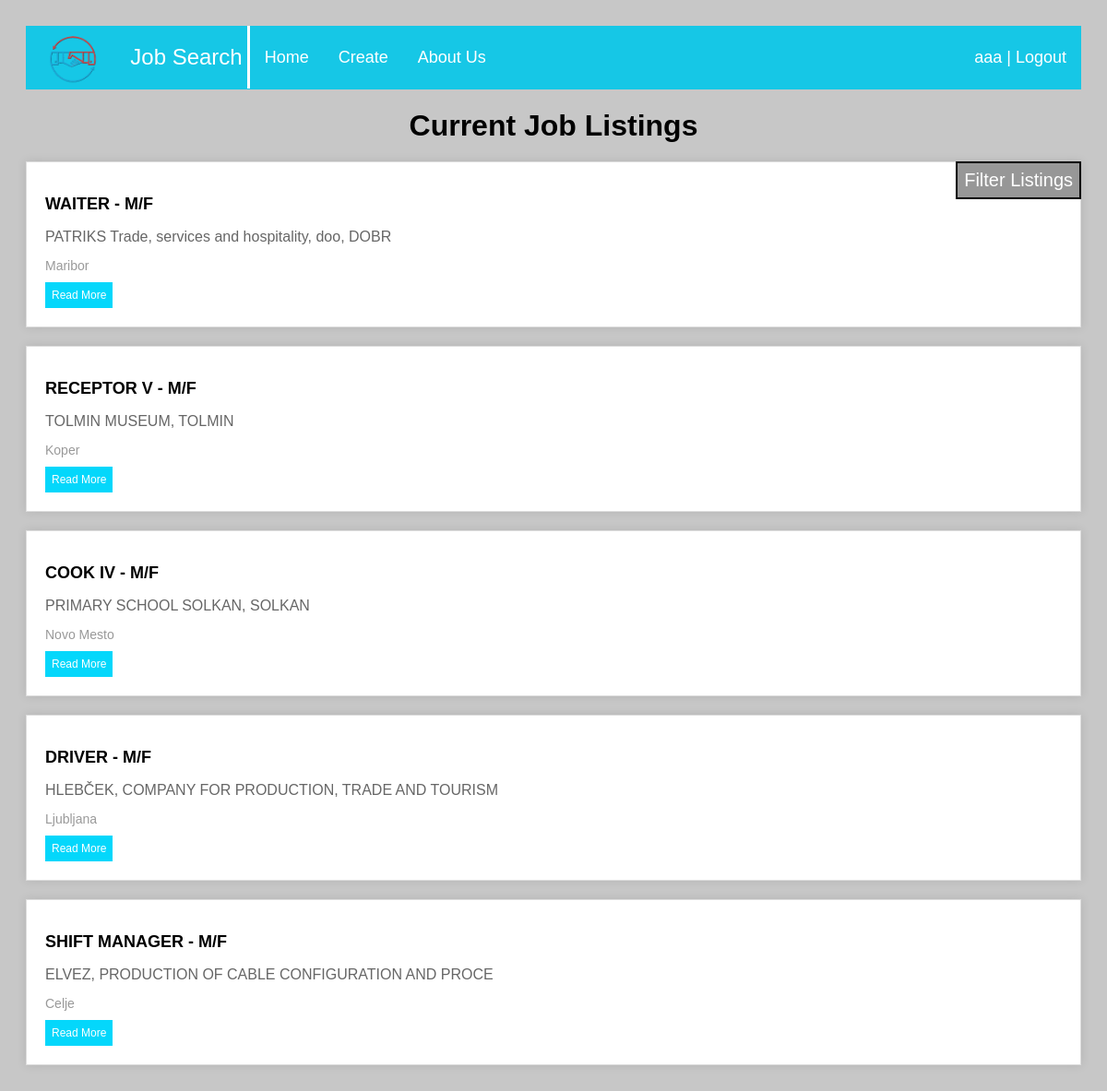
Page /website/Main/homepage.php (signed in) on the committed database.
### tables this page shows
CREATE TABLE `listing` (
  `Id` int(11) NOT NULL,
  `Title` varchar(50) NOT NULL,
  `Company` varchar(50) NOT NULL,
  `Description` varchar(1000) NOT NULL,
  `Requirements` varchar(500) NOT NULL,
  `Responsibilities` varchar(500) NOT NULL,
  `SalaryMin` int(12) NOT NULL,
  `SalaryMax` int(12) NOT NULL,
  `Location` enum('Ljubljana','Maribor','Celje','Kranj','Velenje','Koper','Novo Mesto','Ptuj','Trbovlje','Kamnik') DEFAULT NULL,
  `Picture` blob NOT NULL,
  `UserId` int(11) NOT NULL
);

### website/Main/homepage.php (the view, shortened to what this page needs)
<?php
include("../DB/db.php");
$sql = "SELECT l.Id, l.Title, l.Company, l.Description, l.Requirements, l.Responsibilities, l.SalaryMin, l.SalaryMax, l.Location, l.Picture, l.UserId FROM listing l ORDER BY l.Id DESC";
$result = $conn->query($sql);
if ($result->num_rows > 0) {
?>
    <ul class="topnav">
  <li> <div class="logo-container">
                <img src="../logo.png" alt="Logo">
                <div class="logo">Job Search</div>
            </div></li>
  <li><a href="../Main/homepage.php">Home</a></li>
  <li><a href="../Main/create_listing.php">Create</a></li>
  <li><a href="git_here">About Us</a></li>
  <?php
  if(isset($_SESSION["logged"]) && $_SESSION["logged"] == true){echo '<li class="right"><a href="../DB/logout.php">'.$_SESSION["s_username"].' | Logout</a></li>';}
  else {
    echo '<li class="right"><a href="../Main/login.php">Log in</a>';
    echo '</li><li class="right"><a href="../Main/register.php">Register!</a></li>';}
 ?>
    </ul>
    <h1>Current Job Listings</h1>
    <button class="button" style=" float:right; border: 2px solid black; font-size:20px; background-color: 979797;" >Filter Listings</button>
    <?php
    while ($row = $result->fetch_assoc()) { ?>
        <div class="job-listing">
            <h2 class="job-title"><?php echo $row["Title"]; ?></h2>
            <p class="job-company"><?php echo $row["Company"]; ?></p>
            <p class="job-location"><?php echo $row["Location"]; ?></p>
            <button class="button" onclick="toggleDetails(this)">Read More</button>
        </div>
    <?php } ?>
<?php } else { ?>
    <p>No job listings found.</p>
<?php }
?>

### rows in the picture
listing: Title "WAITER - M/F", Company "PATRIKS Trade, services and hospitality, doo, DOBR", Location "Maribor"
listing: Title "RECEPTOR V - M/F", Company "TOLMIN MUSEUM, TOLMIN", Location "Koper"
listing: Title "COOK IV - M/F", Company "PRIMARY SCHOOL SOLKAN, SOLKAN", Location "Novo Mesto"
listing: Title "DRIVER - M/F", Company "HLEBČEK, COMPANY FOR PRODUCTION, TRADE AND TOURISM", Location "Ljubljana"
listing: Title "SHIFT MANAGER - M/F", Company "ELVEZ, PRODUCTION OF CABLE CONFIGURATION AND PROCE", Location "Celje"

### other values in the picture
$_SESSION["s_username"] "aaa"
